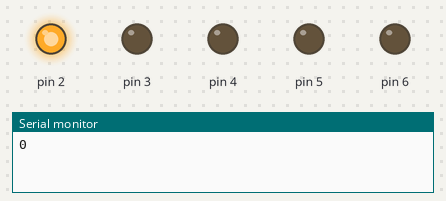
A sketch run on a simulated Arduino Uno, built with avr-gcc and run on an emulated ATmega328P. Shown: output pins drawn as LEDs (lit = HIGH), the last lines printed to the serial monitor.

Above: at 0.1 s.
At 0.5 s:
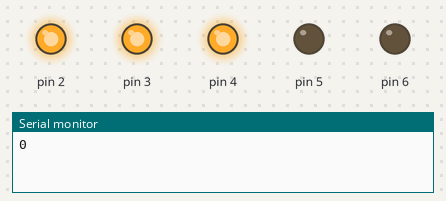
At 0.9 s:
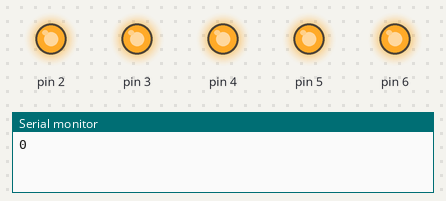
At 1.9 s:
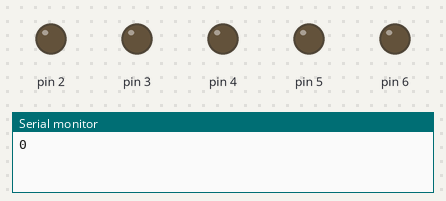
At 3.1 s:
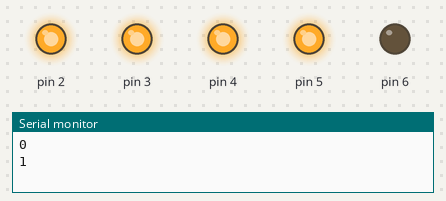
At 4.3 s:
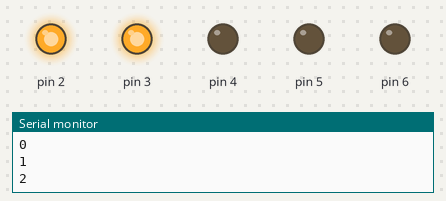
Timing chart, 0 to 4.6 s (numbered marks = the images above):
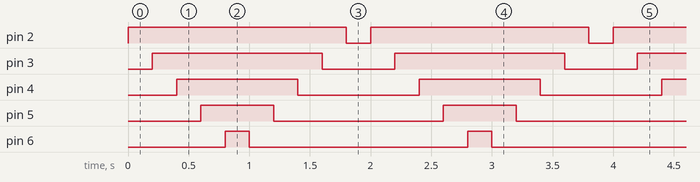

The sketch:

for-schleife.ino
```cpp
void setup() {
  for(int i = 2; i < 7; i++)
    pinMode(i, OUTPUT);
  Serial.begin(9600);
}

void loop() {
  for(int i = 0; i < 5; i++)
  {
    Serial.println(i);
    for(int j = 2; j < 7; j++)
      {
        digitalWrite(j, HIGH);
        delay(200);
      }
    for(int j = 6; j >= 2; j--)
      {
        digitalWrite(j, LOW);
        delay(200);
      }
  }
}
```

Measured:
- by itself, pin 2: alternates HIGH for 1.8 s and LOW for 0.20 s
- by itself, pin 3: alternates HIGH for 1.4 s and LOW for 0.60 s
- by itself, pin 4: alternates HIGH for 1.0 s and LOW for 1.0 s
- by itself, pin 5: alternates HIGH for 0.60 s and LOW for 1.4 s
- by itself, pin 6: alternates HIGH for 0.20 s and LOW for 1.8 s
